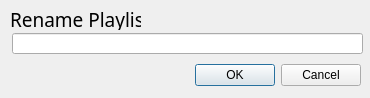
<?xml version="1.0" encoding="UTF-8"?>
<ui version="4.0">
 <class>SBDialogRenamePlaylist</class>
 <widget class="QDialog" name="SBDialogRenamePlaylist">
  <property name="geometry">
   <rect>
    <x>0</x>
    <y>0</y>
    <width>370</width>
    <height>98</height>
   </rect>
  </property>
  <property name="windowTitle">
   <string>Dialog</string>
  </property>
  <widget class="QDialogButtonBox" name="buttonBox">
   <property name="geometry">
    <rect>
     <x>10</x>
     <y>60</y>
     <width>351</width>
     <height>31</height>
    </rect>
   </property>
   <property name="orientation">
    <enum>Qt::Horizontal</enum>
   </property>
   <property name="standardButtons">
    <set>QDialogButtonBox::Cancel|QDialogButtonBox::Ok</set>
   </property>
  </widget>
  <widget class="QLabel" name="label">
   <property name="geometry">
    <rect>
     <x>10</x>
     <y>9</y>
     <width>131</width>
     <height>21</height>
    </rect>
   </property>
   <property name="font">
    <font>
     <family>Trebuchet MS</family>
     <pointsize>14</pointsize>
    </font>
   </property>
   <property name="text">
    <string>Rename Playlist:</string>
   </property>
  </widget>
  <widget class="QLineEdit" name="playlistName">
   <property name="geometry">
    <rect>
     <x>12</x>
     <y>33</y>
     <width>351</width>
     <height>21</height>
    </rect>
   </property>
  </widget>
 </widget>
 <resources/>
 <connections>
  <connection>
   <sender>buttonBox</sender>
   <signal>accepted()</signal>
   <receiver>SBDialogRenamePlaylist</receiver>
   <slot>accept()</slot>
   <hints>
    <hint type="sourcelabel">
     <x>248</x>
     <y>254</y>
    </hint>
    <hint type="destinationlabel">
     <x>157</x>
     <y>274</y>
    </hint>
   </hints>
  </connection>
  <connection>
   <sender>buttonBox</sender>
   <signal>rejected()</signal>
   <receiver>SBDialogRenamePlaylist</receiver>
   <slot>reject()</slot>
   <hints>
    <hint type="sourcelabel">
     <x>316</x>
     <y>260</y>
    </hint>
    <hint type="destinationlabel">
     <x>286</x>
     <y>274</y>
    </hint>
   </hints>
  </connection>
 </connections>
</ui>
